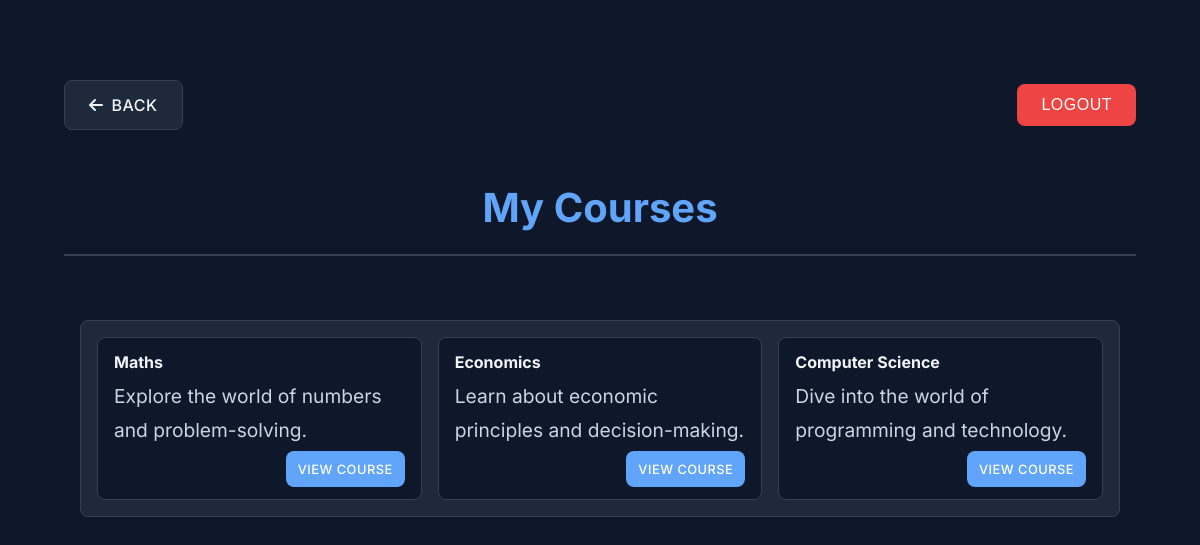
Screenshot of /select_course (signed in) with the database file from the repository.
### tables this page shows
CREATE TABLE courses (
        id INTEGER PRIMARY KEY AUTOINCREMENT,
        course_name TEXT NOT NULL,
        description TEXT
    );

### app.py (the view)
@app.route('/select_course')
def select_course():
    if 'username' not in session:
        flash('You need to login first')
        return redirect(url_for('login'))
    previous_url = url_for('dashboard')
    user_id = session['user_id']
    conn = sqlite3.connect('user_database.db', check_same_thread=False)
    cursor = conn.cursor()
    try:
        cursor.execute('''
            SELECT c.id, c.course_name, c.description
            FROM saved_courses sc
            JOIN courses c ON sc.course_id = c.id
            WHERE sc.user_id = ?
        ''', (user_id,))
        saved_courses = cursor.fetchall()
        return render_template('select_course.html', hide_nav=True, saved_courses=saved_courses, previous_url=previous_url)
    except Exception as e:
        flash(f'An error occurred: {e}')
        return redirect(url_for('dashboard'))
    finally:
        conn.close()

### templates/select_course.html (shortened to what this page needs)
{% extends "base.html" %}
{% block content %}
<div class="page-container">
    <div class="page-header">
        <a href="{{ previous_url }}" class="btn btn-secondary">
            <i class="fas fa-arrow-left"></i> Back
        </a>
        <form action="{{ url_for('logout') }}" method="post">
            <button type="submit" class="btn btn-danger">LOGOUT</button>
        </form>
    </div>
    <h1 class="page-title">My Courses</h1>
    <div class="course-sections">
        <div class="course-section full-width">
            <div class="course-list">
                {% if saved_courses %}
                    {% for course in saved_courses %}
                        <div class="course-card">
                            <h3>{{ course[1] }}</h3>
                            <p class="course-description">{{ course[2] }}</p>
                            <div class="course-actions">
                                <a href="{{ url_for('view_course', course_id=course[0]) }}"
                                   class="btn btn-primary">View Course</a>
                            </div>
                        </div>
                    {% endfor %}
                {% else %}
                    <p class="no-courses">No courses saved yet.</p>
                    <div class="center-button">
                        <a href="{{ url_for('add_course') }}" class="btn btn-primary">Add Courses</a>
                    </div>
                {% endif %}
            </div>
        </div>
    </div>
</div>
{% endblock %}

### templates/base.html (style rules this page uses)
:root { --primary-color: #3b82f6; --primary-rgb: 59, 130, 246; --bg-primary: #0f172a; --bg-secondary: #1e293b; --card-dark: #1e293b; --text-primary: #e2e8f0; --text-secondary: #94a3b8; --border-color: #334155; --border-radius: 8px; --card-shadow: rgba(0, 0, 0, 0.1); --success-color: #22c55e; --year1-color: #4CAF50; --year2-color: #2196F3; }
body { background-color: var(--bg-primary); color: var(--text-primary); font-family: 'Inter', sans-serif; line-height: 1.5; margin: 0; padding: 0; }
.btn { display: inline-flex; align-items: center; gap: 0.5rem; padding: 0.75rem 1.5rem; border-radius: var(--border-radius); text-decoration: none; cursor: pointer; border: none; transition: all 0.3s ease; font-size: 1rem; font-weight: 500; }
.btn-primary { background: var(--primary-color); color: white; }
.btn-secondary { background: var(--bg-secondary); color: var(--text-primary); border: 1px solid var(--border-color); }
.page-header { display: flex; justify-content: space-between; padding: 1rem 0; margin-bottom: 1rem; }
.page-title { color: var(--primary-color); font-size: 2.5rem; text-align: center; margin: 1.5rem 0; }

### templates/select_course.html (style rules this page uses)
.page-container { max-width: 1200px; margin: 0 auto; padding: 2rem; }
.page-header { display: flex; justify-content: space-between; align-items: center; margin-bottom: 2rem; }
.page-title { color: var(--primary-color); font-size: 2.5rem; text-align: center; margin-bottom: 3rem; }

### rows the page displays
courses: course_name "Maths", description "Explore the world of numbers and problem-solving."
courses: course_name "Economics", description "Learn about economic principles and decision-making."
courses: course_name "Computer Science", description "Dive into the world of programming and technology."
